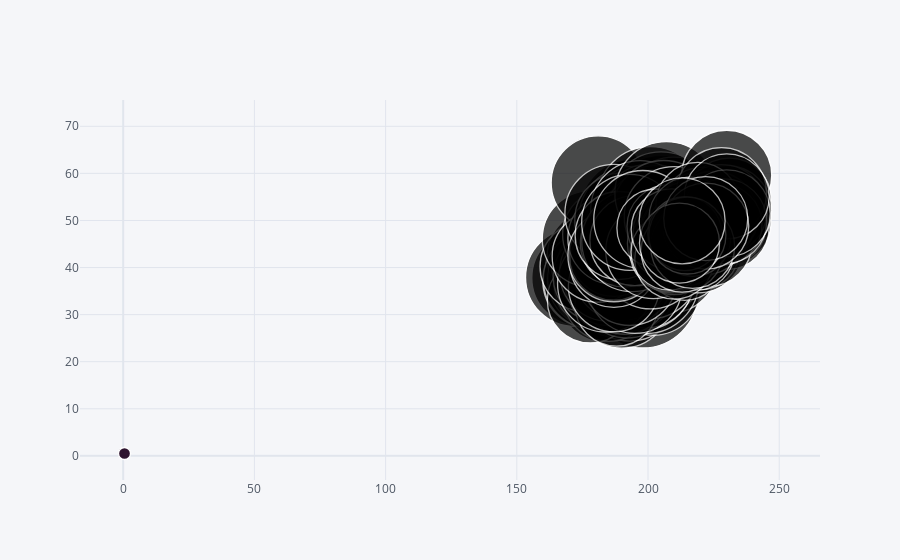

This figure's notebook cell:
### Code cell
penguins.iplot(kind="bubble", x="flipper_length_mm", y="bill_length_mm", size="bill_depth_mm")

### Figure 1 — Plotly figure (JSON) as saved in the notebook; plotly's stock layout.template omitted (floating-point values rounded to 4 significant figures; data arrays with more than 128 entries replaced by an {"elided": "..."} marker saying what was removed)
{"data": [{"marker": {"color": ["rgb(255, 153, 51)", "rgb(55, 128, 191)", "rgb(50, 171, 96)", "rgb(128, 0, 128)", "rgb(219, 64, 82)", "rgb(0, 128, 128)", "rgb(255, 255, 51)", "rgb(128, 128, 0)", "rgb(251, 128, 114)", "rgb(128, 177, 211)"], "line": {"width": 1.3}, "size": {"elided": "344 int values"}, "symbol": "circle"}, "mode": "markers", "text": "", "type": "scatter", "x": {"elided": "344 float values"}, "y": {"elided": "344 float values"}}], "layout": {"autosize": true, "legend": {"bgcolor": "#F5F6F9", "font": {"color": "#4D5663"}}, "paper_bgcolor": "#F5F6F9", "plot_bgcolor": "#F5F6F9", "title": {"font": {"color": "#4D5663"}}, "xaxis": {"autorange": true, "gridcolor": "#E1E5ED", "range": [-15.49, 260.3], "showgrid": true, "tickfont": {"color": "#4D5663"}, "title": {"font": {"color": "#4D5663"}, "text": ""}, "type": "linear", "zerolinecolor": "#E1E5ED"}, "yaxis": {"autorange": true, "gridcolor": "#E1E5ED", "range": [-24.58, 112.4], "showgrid": true, "tickfont": {"color": "#4D5663"}, "title": {"font": {"color": "#4D5663"}, "text": ""}, "type": "linear", "zerolinecolor": "#E1E5ED"}}}
